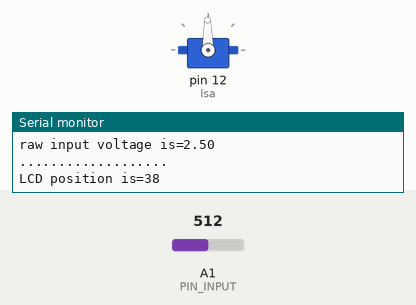
Simulated run of this sketch. Board: Arduino Uno, built with avr-gcc and run on an emulated ATmega328P. Parts: servo, the last lines printed to the serial monitor. The test bench sets the inputs (shaded band); at power-on: A1 (PIN_INPUT) = 512.

Above: at 1.2 s.
1.3 s: A1 (PIN_INPUT) set to 0
At 1.8 s:
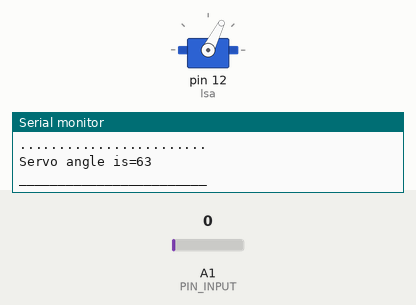
4.3 s: A1 (PIN_INPUT) set to 95
7.3 s: A1 (PIN_INPUT) set to 109
At 9.0 s:
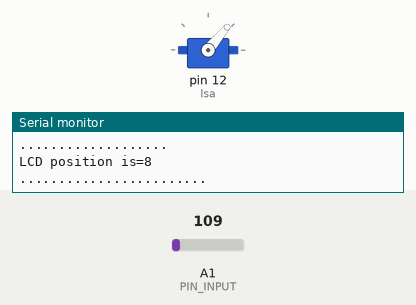
10.3 s: A1 (PIN_INPUT) set to 60
At 17.4 s:
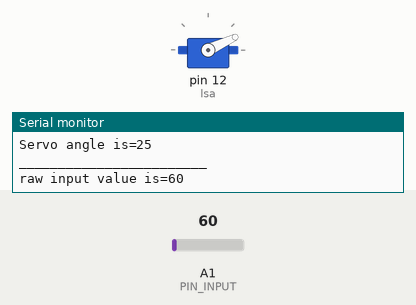
Timing chart, 0 to 21.3 s (numbered marks = the images above; inputs shaded):
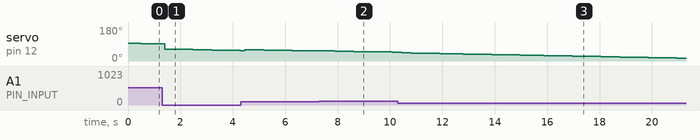

The sketch:

MI_TEST5.ino
```cpp
#include <PID_v1.h>
#include <Servo.h>

#define PIN_INPUT A1


Servo lsa;
int  LCD_pos;
int sval;
int RawInput = 0;
double RawV = 0;
//double LCD_pos = 0;
double Kp =1,Ki =0.1,Kd =0;
double Setpoint, Input, Output;

PID myPID(&Input, &Output, &Setpoint, Kp, Ki, Kd, DIRECT);
//double LCD_pos =  map( LCD_pos, 0, 70, -35, 35);
void setup()
{
  Setpoint = 70;
  lsa.attach(12);
  myPID.SetMode(AUTOMATIC);
  Serial.begin(9600);


}

void loop()
{
  RawInput = analogRead(PIN_INPUT);
  RawV =  RawInput * (5.0 / 1023.0);
  LCD_pos = ((RawV / 4.5) * 70);
  Input = LCD_pos ;
  myPID.Compute();
  sval=map(Output,0,70,115,65);
  lsa.write(sval);
  Serial.print("raw input value is=");
  Serial.println(RawInput);
  Serial.println("...........");
  Serial.print("raw input voltage is=");
  Serial.println(RawV);
  Serial.println("...................");
  Serial.print("LCD position is=");
  Serial.println(LCD_pos);
  Serial.println("........................");
  Serial.print("Servo angle is=");
  Serial.println(sval);
  Serial.println("________________________");
}
```

Measured:
- the behaviour switches between 99 and 100 on A1 (PIN_INPUT) (found by bisection; images 1 and 2)
